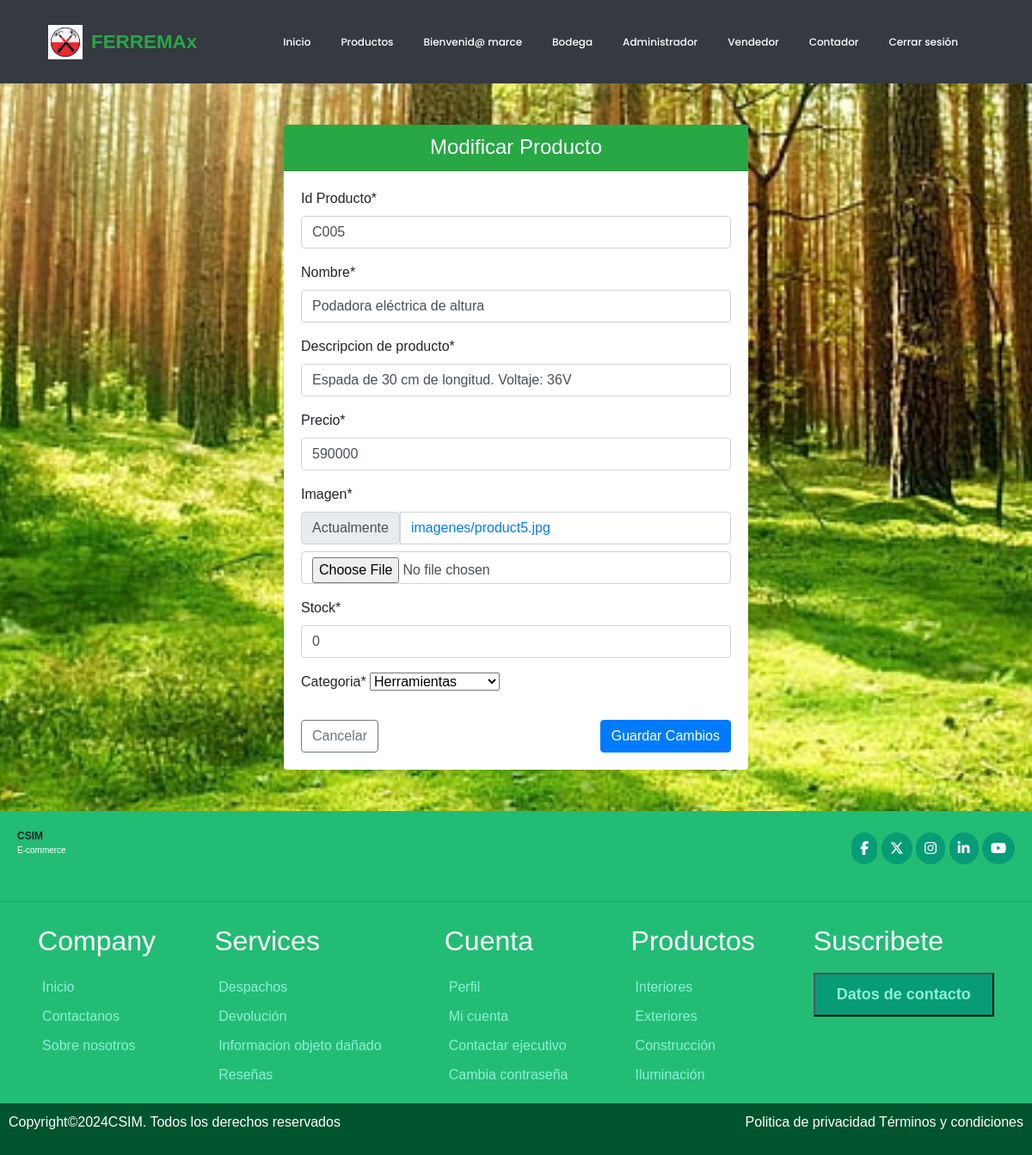
Page /modificar/C005/ (signed in) on the committed database.
### ferreteria/models.py (models this page shows, shortened)
class Producto(models.Model):
    idProducto = models.CharField(primary_key=True, max_length=5, verbose_name='Id Producto')
    nombre = models.CharField(max_length=50, verbose_name='Nombre del producto')
    descripcion = models.CharField(max_length=400,verbose_name='Descripcion de producto')
    precio = models.IntegerField(null=True, verbose_name='Ingrese precio producto')
    imagen= models.ImageField(upload_to="imagenes", null=True, verbose_name='Imagen')
    stock = models.IntegerField(verbose_name='stock',default=0)
    categoria= models.ForeignKey('Categoria', on_delete=models.CASCADE, verbose_name='Categoria')

### ferreteria/views.py (the view)
# urls.py: path('modificar/<id>/', views.modificar, name="modificar"),
@permission_required ('ferreteria.change_producto')
def modificar(request, id):
    producto = get_object_or_404(Producto, idProducto=id)
    data = {
        'form': ProductoForm(instance=producto)
    }
    if request.method== 'POST':
        formulario = ProductoForm(data=request.POST, instance=producto, files=request.FILES)
        if formulario.is_valid():
            formulario.save()
            messages.success(request, "Modificado correctamente")
        return redirect(to="lista")
    return render (request, 'producto/modificar.html', data)

### ferreteria/forms.py
class ProductoForm(forms.ModelForm):
    nombre = forms.CharField(min_length=3, max_length=50)
    imagen = forms.ImageField(required=True, validators=[MaxSizeFileValidator(max_file_size=4)])
    precio = forms.IntegerField(min_value=1, max_value=3000000)
    class Meta:
        model = Producto
        fields = '__all__'

### ferreteria/context_processor.py (called while the page is built, shortened)
def total_carrito(request):
    total = 0
    return {'total_carrito':int(total)}

### ferreteria/models.py (called while the page is built)
    def __str__(self):
        return self.nombreCategoria

### ferreteria/templates/producto/modificar.html (shortened to what this page needs)
{% extends 'base.html' %}
{% load static %}
{% load crispy_forms_tags %}
{% block css %}
<link rel="stylesheet" href="{% static 'css/estilo.css' %}">
{% endblock %}
{% block contenido %}
<div class="container my-5">
    <div class="row justify-content-center">
        <div class="col-12 col-md-8 col-lg-6">
            <div class="card shadow-sm border-0">
                <div class="card-header bg-success text-white text-center rounded-top">
                    <h4 class="mb-0">Modificar Producto</h4>
                </div>
                <div class="card-body">
                    <form action="" method="post" enctype="multipart/form-data">
                        {{ form|crispy }}
                        <div class="d-flex justify-content-between mt-4">
                            <a href="{% url 'lista' %}" class="btn btn-outline-secondary">Cancelar</a>
                            <button type="submit" class="btn btn-primary">Guardar Cambios</button>
                        </div>
                    </form>
                </div>
            </div>
        </div>
    </div>
</div>
{% endblock %}

### ferreteria/templates/base.html (shortened to what this page needs)
<!DOCTYPE html>
<html lang="en">
<head>
    {% load static %}
    <link rel="stylesheet" href="https://cdn.jsdelivr.net/npm/bootstrap@4.5.3/dist/css/bootstrap.min.css">
    {% block css %}{% endblock %}
</head>
<body>
    <header class="bg-dark">
       <nav class="navbar navbar-expand-lg navbar-dark container">
                 <a href="{% url 'index' %}" class="navbar-brand d-flex align-items-center">
                <img src="{% static 'img/logoF.avif' %}" alt="FERREMAx Logo" style="height: 40px; margin-right: 10px;">
                <span class="logo-text" style="font-weight: bold; font-size: 1.4rem; color: #28a745;">FERREMAx</span>
        </a>
           <div class="collapse navbar-collapse" id="navbarContent">
            <ul class="navbar-nav ml-auto">
                {% if not user.is_authenticated %}
                    <li><a href="{% url 'index' %}">Inicio</a></li>
                    <li><a href="{% url 'tienda' %}">Productos</a></li>
                    <li><a href="{% url 'registrar' %}">Registrarse</a></li>
                    <li><a href="{% url 'login' %}">Iniciar sesión</a></li>
                {% elif user.is_authenticated and user.is_superuser %}
                    <li><a href="{% url 'index' %}">Inicio</a></li>
                    <li><a href="{% url 'tienda' %}">Productos</a></li>
                    <li><a href="{% url 'perfil' %}">Bienvenid@ {{ user.username }}</a></li>
                    <li><a href="{% url 'bodega' %}">Bodega</a></li>
                    <li><a href="{% url 'administrador' %}">Administrador</a></li>
                    <li><a href="{% url 'vendedor' %}">Vendedor</a></li>
                    <li><a href="{% url 'contador' %}">Contador</a></li>
                    <li><a href="{% url 'cerrar' %}">Cerrar sesión</a></li>
                {% elif user.is_authenticated and not user.is_superuser %}
                <li><a href="{% url 'index' %}">Inicio</a></li>
                <li><a href="{% url 'tienda' %}">Productos</a></li>
                <li><a href="{% url 'perfil' %}">Bienvenid@ {{ user.username }}</a></li>
                    <li><a href="{% url 'cerrar' %}">Cerrar sesión</a></li>
                {% endif %}
            </ul>
        </nav>
    </header>
<div class="container-fluid p-0">
    {% block contenido %}
    {% endblock %}
</div>
    <footer class="pie mt-5">
        <div class="header" >
            <div class="logo">
                <div class="title">CSIM</div>
                <p class="logotipo">E-commerce</p>
            </div>
            <div class="redes">
                <span class="fb"><a href="https://www.facebook.com/?locale=es_LA" target="_blank" style="text-decoration: none; color:#fff;"><i class="fa-brands fa-facebook-f"></a></i></span>
                <span class="tw"><a href="https://x.com/?lang=es&mx=2" style="text-decoration: none; color:#fff;"><i class="fa-brands fa-x-twitter"></a></i></span>
                <span class="in"><a href="https://www.instagram.com/" style="text-decoration: none; color:#fff;"><i class="fa-brands fa-instagram"></a></i></span>
                <span class="li"><a href="https://cl.linkedin.com/" style="text-decoration: none; color:#fff;"><i class="fa-brands fa-linkedin-in"></a></i></span>
                <span class="yo"><a href="https://www.youtube.com/" style="text-decoration: none; color:#fff;"><i class="fa-brands fa-youtube"></a></i></span>
            </div>
        </div>
        <hr>
        <div class="section m-3">
            <div>
                <h2>Company</h2>
                <a href="{% url 'index' %}">Inicio</a>
                <a href="{% url 'nosotros' %}">Contactanos</a>
                <a href="{% url 'nosotros' %}">Sobre nosotros</a>
            </div>
            <div>
                <h2>Services</h2>
                <a href="{% url 'nosotros' %}">Despachos</a>
                <a href="{% url 'nosotros' %}">Devolución </a>
                <a href="{% url 'nosotros' %}">Informacion objeto dañado</a>
                <a href="{% url 'nosotros' %}">Reseñas</a>
            </div>
            <div>
                <h2>Cuenta</h2>
                <a href="#">Perfil</a>
                <a href="#">Mi cuenta</a>
                <a href="{% url 'nosotros' %}">Contactar ejecutivo</a>
                <a href="#">Cambia contraseña</a>
            </div>
            <div>
                <h2>Productos</h2>
                <a href="#">Interiores</a>
                <a href="#">Exteriores</a>
                <a href="#">Construcción</a>
                <a href="#">Iluminación</a>
            </div>
            <div>
                <h2>Suscribete</h2>
                <form action="">
                    <button type="submit"><a href="{% url 'nosotros' %}" style="text-decoration: none;">Datos de contacto</a></button>
                </form>
            </div>
        </div>
        <div class="derechos">
            <p>Copyright©2024CSIM. Todos los derechos reservados</p>
            <p>Politica de privacidad        Términos y condiciones</p>
        </div>
    </footer>
    </body>
    </html>

### ferreteria/static/css/estilo.css (style rules this page uses)
* { margin: 0; padding: 0; box-sizing: border-box; font-family: sans-serif; }
body { font-family: "Poppins", sans-serif; background: url(../img/foto2.jpg) no-repeat center center fixed; background-size: cover; background-position: center; width: 100%; }
header { width: 100%; max-width: 1200px; margin: auto; padding: 0 15px; height: auto; }
header .navbar ul { float: right; margin-right: 20px; }
header .navbar ul li { display: inline-block; line-height: 80px; margin: 0 5px; }
header .navbar a { color: #fff; margin-right: 5px; padding: 5px 10px; font-family: "Poppins", sans-serif; font-size: 12px; transition: 0.3s; font-weight: 500; text-decoration: none; }
.pie { background-color: rgb(35, 188, 117); box-sizing: border-box; font-family: "Exo 2", sans-serif; }
.pie .header .logo .title { font-size: 12px; display: flex; align-items: left; font-weight: bold; }
.pie .header .logo .logotipo { font-size: 10px; color: #fff; }
.pie .header { display: flex; justify-content: space-between; padding: 20px; align-items: center; }
.pie .header .redes .fb, .pie .header .redes .tw, .pie .header .redes .in, .pie .header .redes .li, .pie .header .redes .yo { background: rgb(7, 156, 117); padding: 10px; border-radius: 80px; color: #fff; align-items: right; }
.pie .section { display: flex; justify-content: space-evenly; gap: 40px; }
.pie .section div { display: flex; flex-direction: column; }
.pie .section div h2 { color: #fff; padding: 10px 0; }
.pie .section a { color: rgb(141, 241, 214); padding: 5px; }
.pie .section form { display: flex; flex-direction: column; gap: 10px; }
.pie .section form button { padding: 10px 20px; background: rgb(7, 156, 117); color: #fff; font-weight: bold; font-size: 18px; }
.pie .derechos { display: flex; justify-content: space-between; padding: 10px; background: rgb(0, 84, 45); color: #fff; }

### rows in the picture
Producto: idProducto "C005", nombre "Podadora eléctrica de altura", descripcion "Espada de 30 cm de longitud. Voltaje: 36V", precio "590000", stock "0", categoria "Herramientas"

### other values in the picture
{{ user.username }} "marce"
